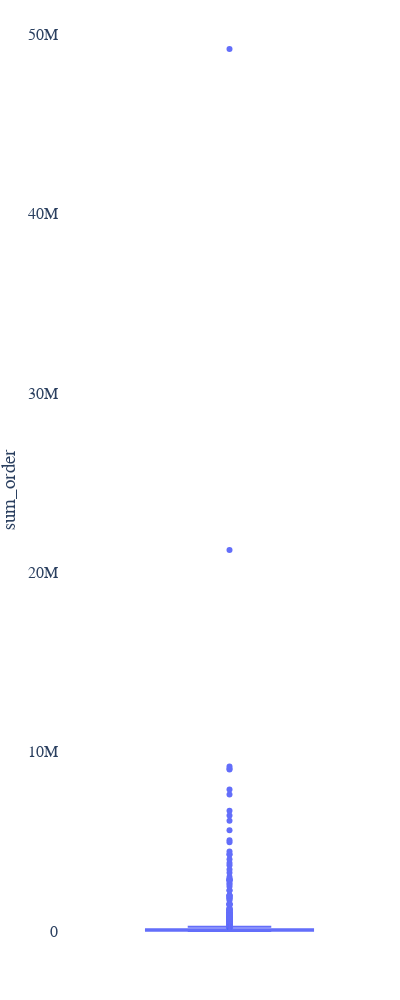

Notebook cell for this chart:
### Code cell
fig_box_all = px.box(df, y="sum_order")
fig_box_all.update_layout(
    plot_bgcolor='rgba(0,0,0,0)',
    width=400,
    height=1000,
    margin={"r":0,"t":0,"l":0,"b":0},
    font_family = "Switzerland",
    font_size=16)

fig_box_all.show()

### Figure 1 — Plotly figure (JSON) as saved in the notebook; plotly's stock layout.template omitted (floating-point values rounded to 4 significant figures; data arrays with more than 128 entries replaced by an {"elided": "..."} marker saying what was removed)
{"data": [{"alignmentgroup": "True", "hovertemplate": "sum_order=%{y}<extra></extra>", "legendgroup": "", "marker": {"color": "#636efa"}, "name": "", "notched": false, "offsetgroup": "", "orientation": "v", "showlegend": false, "type": "box", "x0": " ", "xaxis": "x", "y": {"elided": "4339 float values"}, "y0": " ", "yaxis": "y"}], "layout": {"boxmode": "group", "font": {"family": "Switzerland", "size": 16}, "height": 1000, "legend": {"tracegroupgap": 0}, "margin": {"b": 0, "l": 0, "r": 0, "t": 0}, "plot_bgcolor": "rgba(0,0,0,0)", "width": 400, "xaxis": {"anchor": "y", "domain": [0, 1]}, "yaxis": {"anchor": "x", "domain": [0, 1], "title": {"text": "sum_order"}}}}
